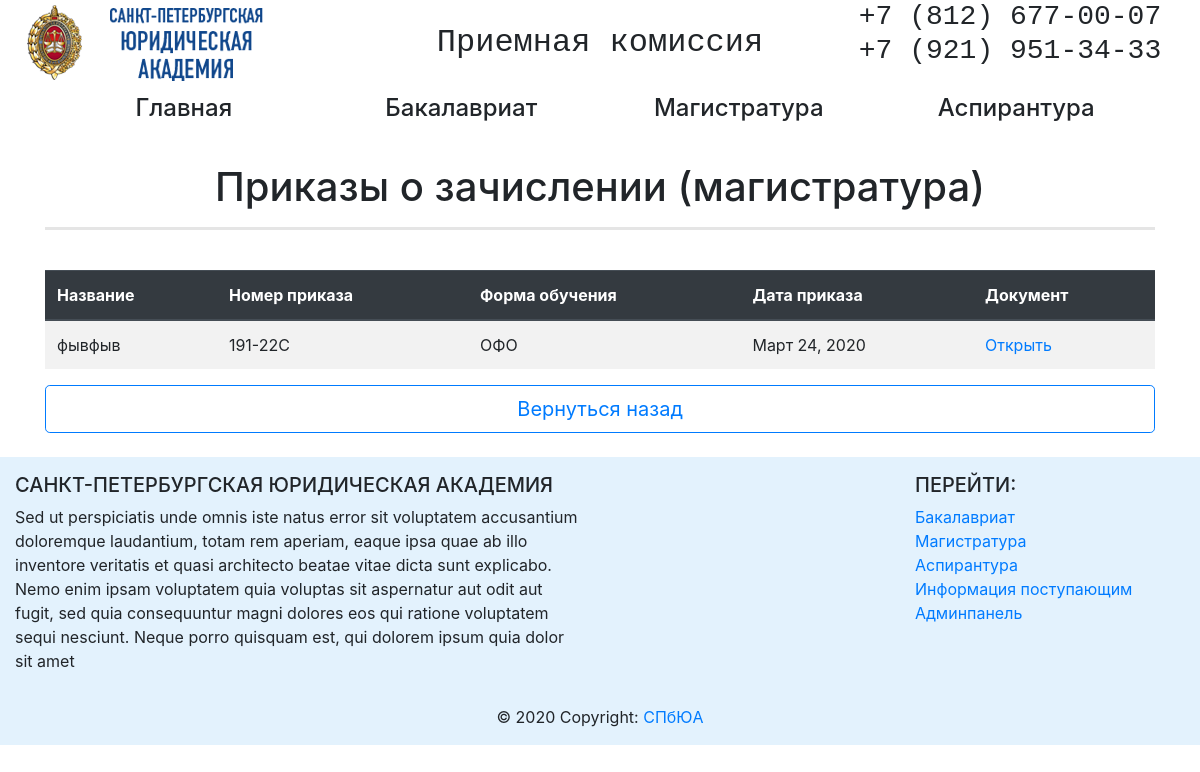
Before: /abitur/mag/order_mag/ with the older database file.
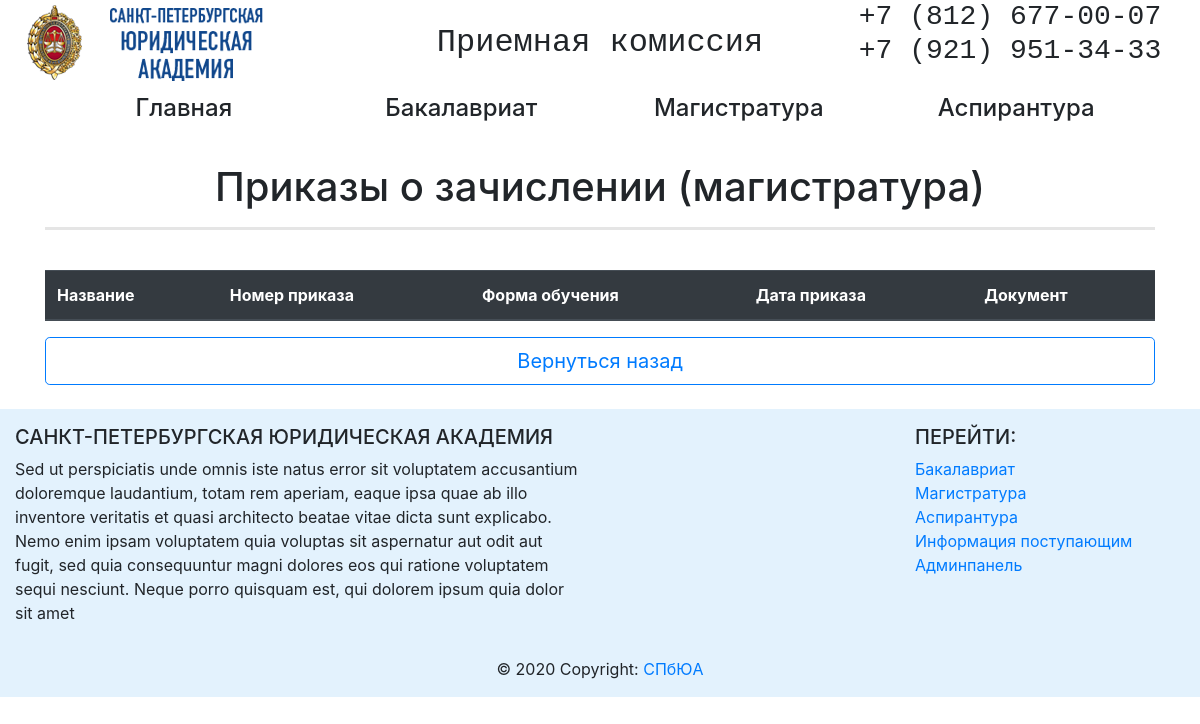
After: the same page with the newer database file.
### abitur/models.py (models this page shows, shortened)
class OrdersMag(models.Model):
    name_order = models.CharField(max_length=256, verbose_name='Название')
    number_order = models.CharField(max_length=64, verbose_name='Номер документа')
    educational_form = models.ForeignKey('EducationalFormMag', on_delete=models.PROTECT, related_name='linked_orders', verbose_name='Форма обучения')
    date_pub = models.DateTimeField(auto_now_add=True)
    date_order = models.DateField(verbose_name='Дата создания приказа')
    file = models.FileField(upload_to='files', verbose_name='Файл')
    class Meta:
        verbose_name = 'Приказ о зачислении(магистратура)'
        verbose_name_plural = 'Приказы о зачислении - МАГИСТРАТУРА'

class EducationalFormMag(models.Model):
    name_educational_form = models.CharField(max_length=64)
    def __str__(self):
        return self.name_educational_form

### abitur/views.py (the view)
# urls.py: path('mag/order_mag/', order_mag, name='order_mag_url'),
def order_mag(request):
    educational_form = EducationalFormMag.objects.all()
    return render(request, 'abitur/mag/order_mag.html', context={'educational_form': educational_form})

### abitur/templates/abitur/mag/order_mag.html (shortened to what this page needs)
{% extends 'abitur/base_abitur.html' %}
{% block content %}
<div class="container">
    <br>
    <h1 align="center">Приказы о зачислении (магистратура)</h1>
    <hr style="border-width: 3px;">
    <br>
    <div class="table-response">
        <table class="table table-border table-hover table-striped">
            <thead class="thead-dark">
            <tr>
                <th>Название</th>
                <th>Номер приказа</th>
                <th>Форма обучения</th>
                <th>Дата приказа</th>
                <th>Документ</th>
            </tr>
            </thead>
            {%for educational_form in educational_form %}
            {%for orders in educational_form.linked_orders.all %}
            <tr>
                <td>{{ orders.name_order }}</td>
                <td>{{ orders.number_order }}</td>
                <td>{{ orders.educational_form }}</td>
                <td>{{ orders.date_order }}</td>
                <td><a href=" {{orders.file.url}} " rel="noopener" target="_blank">Открыть</a></td>
            </tr>
            {% endfor %}
            {% endfor %}
        </table>
    </div>
    <div align="center">
        <button type="button" onclick="history.back();" class="btn btn-lg btn-block btn-outline-primary">Вернуться назад </button>
    </div>
    <br>
</div>
{% endblock %}

Changed rows visible on the page:
removed OrdersMag: name_order "фывфыв", number_order "191-22С", educational_form "ОФО", date_order "Март 24, 2020"
